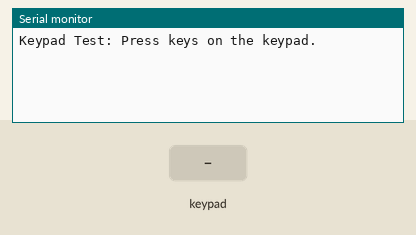
Bench run of a sketch on a simulated Arduino Mega 2560, built with avr-gcc and run on an emulated ATmega2560. Shown: the last lines printed to the serial monitor. The inputs (shaded band) are chosen by the test bench.

Above: at 1.2 s.
1.3 s: key '1' pressed
At 2.1 s:
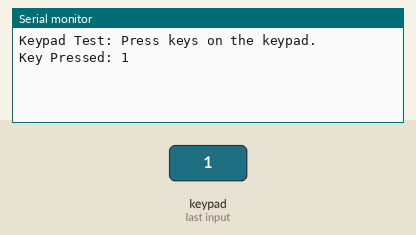
2.8 s: keypad keys 2 2 2 1 1 9 1 8 # pressed 0.4 s apart
At 6.8 s:
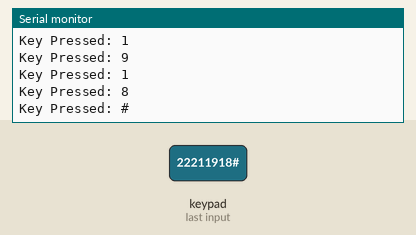
7.9 s: key 'A' pressed
At 8.3 s:
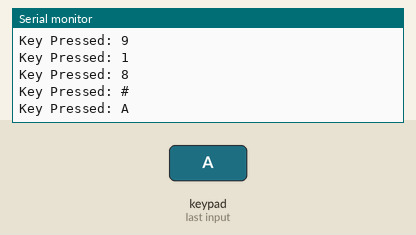
9.4 s: keypad keys 2 2 2 1 1 9 1 8 * pressed 0.4 s apart
At 13.0 s:
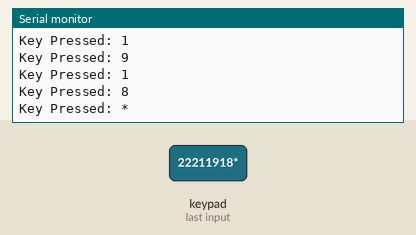
14.5 s: key 'B' pressed
At 15.4 s:
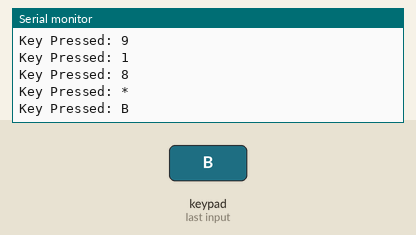
16.0 s: keypad keys 2 2 2 1 1 9 1 8 D pressed 0.4 s apart
At 20.4 s:
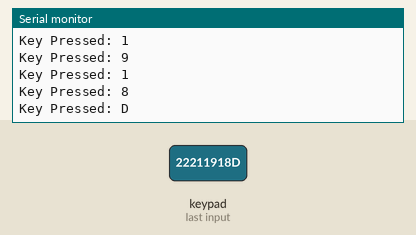
Timing chart, 0 to 21.9 s (numbered marks = the images above; inputs shaded):
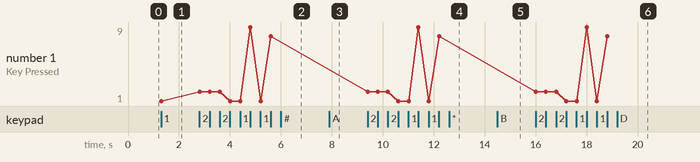

The sketch:

esp8266_with_keypad_sufull.ino
```cpp
#include <Keypad.h>

const byte ROWS = 4;  // Four rows
const byte COLS = 4;  // Four columns

// Define the symbols on the buttons of the keypad
char keys[ROWS][COLS] = {
  {'1', '2', '3', 'A'},
  {'4', '5', '6', 'B'},
  {'7', '8', '9', 'C'},
  {'*', '0', '#', 'D'}
};

// Connect keypad rows and columns to these ESP8266 GPIO pins
byte rowPins[ROWS] = {22, 21, 19, 18};  // GPIO pins for rows (D1, D2, D3, D4)
byte colPins[COLS] = {5, 17, 16, 4};  // GPIO pins for columns (D5, D6, D7, D8)

// Create the keypad object
Keypad keypad = Keypad(makeKeymap(keys), rowPins, colPins, ROWS, COLS);

void setup() {
  Serial.begin(9600);
  Serial.println("Keypad Test: Press keys on the keypad.");
}

void loop() {
  char key = keypad.getKey();

  // If a key is pressed
  if (key) {
    Serial.print("Key Pressed: ");
    Serial.println(key);
  }
}
```

Measured:
- after the input at 1.3 s, the serial monitor: prints a new line at once (image 1)
- after the input at 2.8 s, the serial monitor: prints a new line at once (image 2)
- after the input at 7.9 s, the serial monitor: prints a new line at once (image 3)
- after the input at 9.4 s, the serial monitor: prints a new line at once (image 4)
- after the input at 14.5 s, the serial monitor: prints a new line at once (image 5)
- after the input at 16.0 s, the serial monitor: prints a new line at once (image 6)
- plotted number 1: 1 → 8 after the input at 2.8 s
